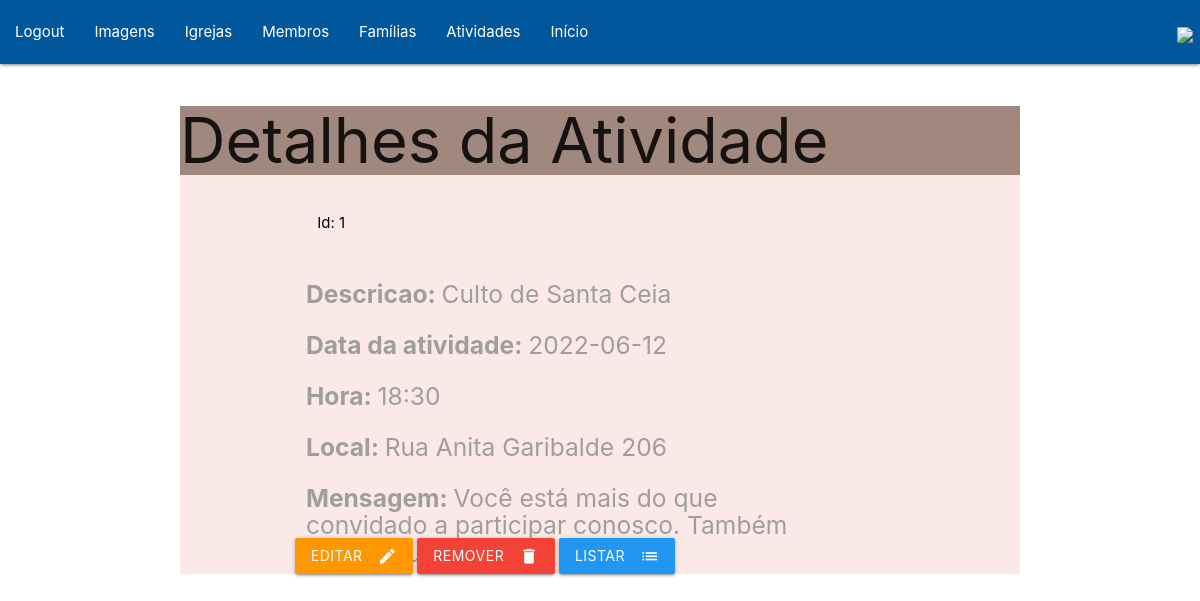
Page /pages/formInfoAtividade.php?id=1 (signed in) on the committed database.
### tables this page shows
CREATE TABLE `atividade` (
  `id` int(10) NOT NULL,
  `descricao` varchar(50) DEFAULT NULL,
  `data_atividade` varchar(10) DEFAULT NULL,
  `hora` varchar(10) DEFAULT NULL,
  `local` varchar(60) NOT NULL,
  `mensagem` varchar(200) DEFAULT NULL
);

### pages/formInfoAtividade.php (the view, shortened to what this page needs)
<?php
   include '../components/navbar.php';
   $id = $_GET['id'];
   $sql = "select * from atividade where id = ?;";
   $pdo = Conexao::conectar();
   $query = $pdo->prepare($sql);
   $query->execute (array($id));
   $dados = $query->fetch(PDO::FETCH_ASSOC);
?>
<!DOCTYPE html>
<html lang="pt-br">
<head>
    <link rel="stylesheet" href="https://cdnjs.cloudflare.com/ajax/libs/materialize/1.0.0/css/materialize.min.css">
</head>
<body>
    <div class="container deep-orange lighten-5 col s12">
        <div class="brown lighten-2 col s12">
            <h1>Detalhes da Atividade</h1>
        </div>
        <div class="container">
            <div class="input-field col s10">
                <label for="lblid" class="black-text">Id: <?php echo $dados['id'];?></label>
                    <br />
            </div>
            <div class="row">
                <div class="input-field col s10">
                    <label for="lblDescricao">
                        <h5><b>Descricao: </b><?php echo $dados['descricao'];?></h5>
                    </label>
                </div>
            </div>
            <div class="row">
                <div class="input-field col s10">
                    <label for="lblDataAtividade">
                        <h5><b>Data da atividade: </b><?php echo $dados['data_atividade'];?></h5>
                    </label>
                </div>
            </div>
            <div class="row">
                <div class="input-field col s10">
                    <label for="lblHora">
                        <h5><b>Hora: </b><?php echo $dados['hora'];?></h5>
                    </label>
                </div>
            </div>
            <div class="row">
                <div class="input-field col s10">
                    <label for="lblLocal">
                        <h5><b>Local: </b><?php echo $dados['local'];?></h5>
                    </label>
                </div>
            </div>
            <div class="row">
                <div class="input-field col s10">
                    <label for="lblMensagem">
                        <h5><b>Mensagem: </b><?php echo $dados['mensagem'];?></h5>
                    </label>
                </div>
            </div>
            <br><br>
            <div class="row">
                <a class="waves-effect waves-light btn orange" onclick="JavaScript:location.href='formEdicaoAtividades.php?id=' +
                    <?php echo $dados['id'];?>">
                    <i class="material-icons right">edit</i>Editar</a>
                <a class="waves-effect waves-light btn red"
                    onclick="JavaScript:remover(<?php echo $dados['id']?>)">
                    <i class="material-icons right">delete</i>Remover</a>
                <a class="waves-effect waves-light btn blue" onclick="JavaScript:location.href='listaAtividades.php'">
                    <i class="material-icons right">list</i>Listar</a>
            </div>
        </div>
    </div>
</body>
</html>

### rows in the picture
atividade: id "1", descricao "Culto de Santa Ceia", data_atividade "2022-06-12", hora "18:30", local "Rua Anita Garibalde 206", mensagem "Você está mais do que convidado a participar conosco. Também traga a sua família!"
